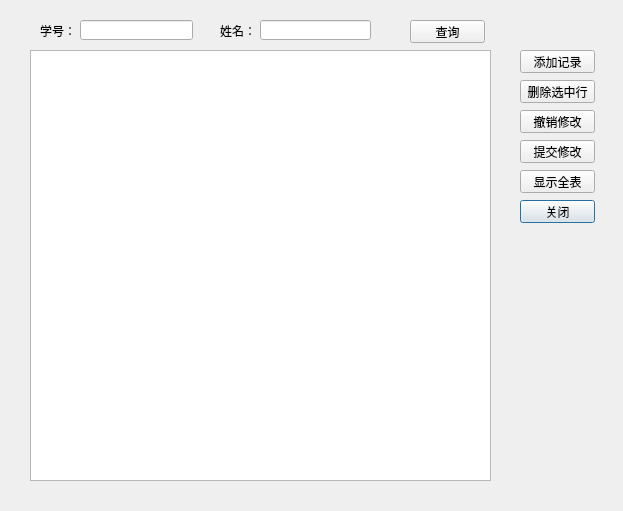
<?xml version="1.0" encoding="UTF-8"?>
<ui version="4.0">
 <class>modAssesDialog</class>
 <widget class="QDialog" name="modAssesDialog">
  <property name="geometry">
   <rect>
    <x>0</x>
    <y>0</y>
    <width>623</width>
    <height>511</height>
   </rect>
  </property>
  <property name="windowTitle">
   <string>测评信息管理</string>
  </property>
  <widget class="QTableView" name="tableView">
   <property name="geometry">
    <rect>
     <x>30</x>
     <y>50</y>
     <width>461</width>
     <height>431</height>
    </rect>
   </property>
   <property name="alternatingRowColors">
    <bool>true</bool>
   </property>
   <property name="selectionMode">
    <enum>QAbstractItemView::SingleSelection</enum>
   </property>
   <attribute name="verticalHeaderVisible">
    <bool>false</bool>
   </attribute>
   <attribute name="verticalHeaderHighlightSections">
    <bool>false</bool>
   </attribute>
  </widget>
  <widget class="QPushButton" name="closeBtn">
   <property name="geometry">
    <rect>
     <x>520</x>
     <y>200</y>
     <width>75</width>
     <height>23</height>
    </rect>
   </property>
   <property name="text">
    <string>关闭</string>
   </property>
   <property name="shortcut">
    <string>Esc</string>
   </property>
  </widget>
  <widget class="QLineEdit" name="idLineEdit">
   <property name="geometry">
    <rect>
     <x>80</x>
     <y>20</y>
     <width>113</width>
     <height>20</height>
    </rect>
   </property>
  </widget>
  <widget class="QLabel" name="label">
   <property name="geometry">
    <rect>
     <x>40</x>
     <y>20</y>
     <width>54</width>
     <height>21</height>
    </rect>
   </property>
   <property name="text">
    <string>学号：</string>
   </property>
  </widget>
  <widget class="QLabel" name="label_2">
   <property name="geometry">
    <rect>
     <x>220</x>
     <y>20</y>
     <width>41</width>
     <height>21</height>
    </rect>
   </property>
   <property name="text">
    <string>姓名：</string>
   </property>
  </widget>
  <widget class="QLineEdit" name="nameText">
   <property name="geometry">
    <rect>
     <x>260</x>
     <y>20</y>
     <width>111</width>
     <height>20</height>
    </rect>
   </property>
   <property name="readOnly">
    <bool>true</bool>
   </property>
  </widget>
  <widget class="QPushButton" name="queryBtn">
   <property name="geometry">
    <rect>
     <x>410</x>
     <y>20</y>
     <width>75</width>
     <height>23</height>
    </rect>
   </property>
   <property name="text">
    <string>查询</string>
   </property>
   <property name="shortcut">
    <string>Return</string>
   </property>
  </widget>
  <widget class="QPushButton" name="submitBtn">
   <property name="geometry">
    <rect>
     <x>520</x>
     <y>140</y>
     <width>75</width>
     <height>23</height>
    </rect>
   </property>
   <property name="text">
    <string>提交修改</string>
   </property>
  </widget>
  <widget class="QPushButton" name="revertBtn">
   <property name="geometry">
    <rect>
     <x>520</x>
     <y>110</y>
     <width>75</width>
     <height>23</height>
    </rect>
   </property>
   <property name="text">
    <string>撤销修改</string>
   </property>
  </widget>
  <widget class="QPushButton" name="addBtn">
   <property name="geometry">
    <rect>
     <x>520</x>
     <y>50</y>
     <width>75</width>
     <height>23</height>
    </rect>
   </property>
   <property name="text">
    <string>添加记录</string>
   </property>
  </widget>
  <widget class="QPushButton" name="delBtn">
   <property name="geometry">
    <rect>
     <x>520</x>
     <y>80</y>
     <width>75</width>
     <height>23</height>
    </rect>
   </property>
   <property name="text">
    <string>删除选中行</string>
   </property>
  </widget>
  <widget class="QPushButton" name="queryAllBtn">
   <property name="geometry">
    <rect>
     <x>520</x>
     <y>170</y>
     <width>75</width>
     <height>23</height>
    </rect>
   </property>
   <property name="text">
    <string>显示全表</string>
   </property>
  </widget>
 </widget>
 <tabstops>
  <tabstop>idLineEdit</tabstop>
  <tabstop>nameText</tabstop>
  <tabstop>queryBtn</tabstop>
  <tabstop>addBtn</tabstop>
  <tabstop>delBtn</tabstop>
  <tabstop>revertBtn</tabstop>
  <tabstop>submitBtn</tabstop>
  <tabstop>queryAllBtn</tabstop>
  <tabstop>tableView</tabstop>
  <tabstop>closeBtn</tabstop>
 </tabstops>
 <resources/>
 <connections/>
</ui>
